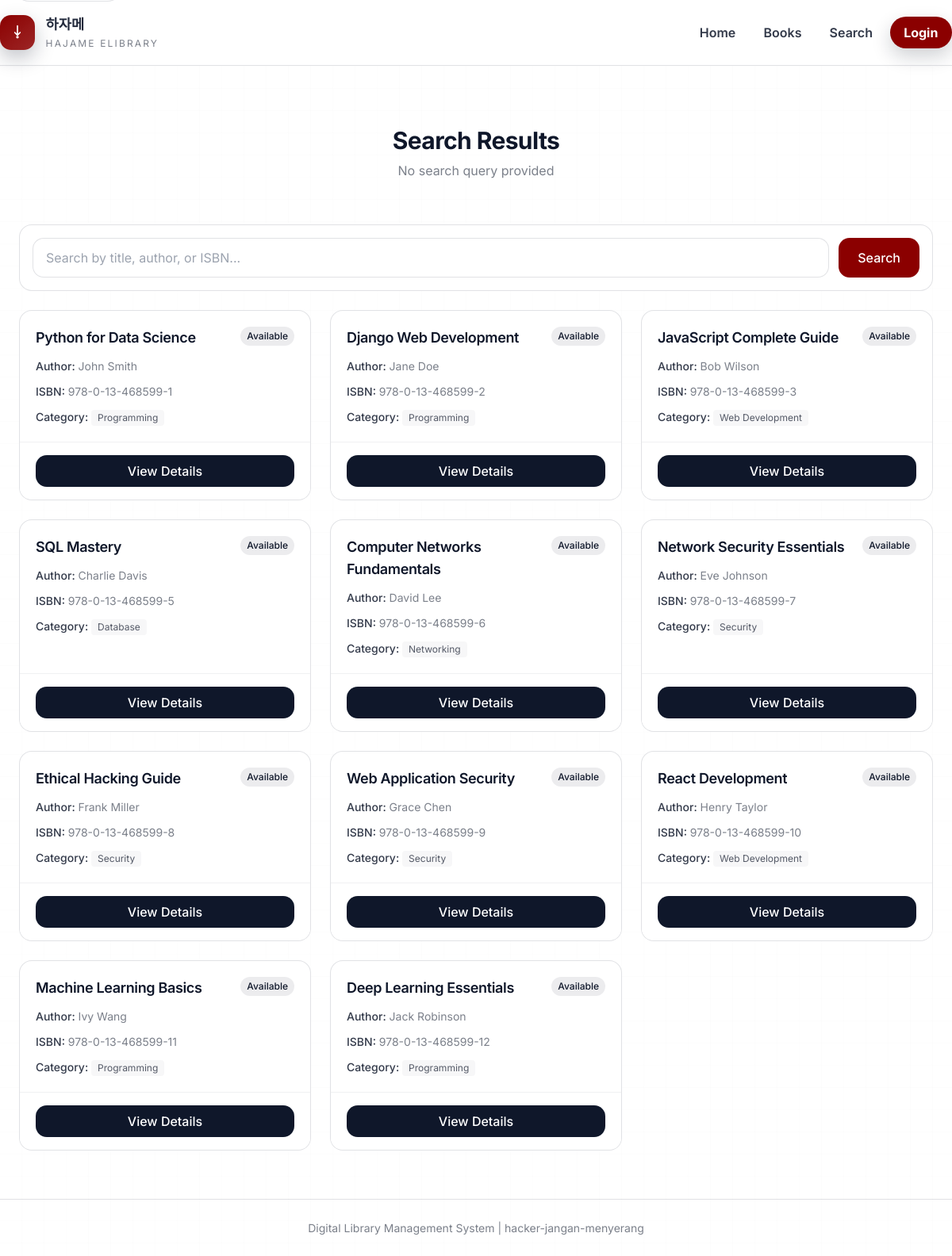
/books/search/, run on the app's committed database.
### main/models.py (models this page shows, shortened)
class Book(models.Model):
    class Status(models.TextChoices):
        AVAILABLE = 'available', 'Available'
        NOT_AVAILABLE = 'not_available', 'Not Available'
    title = models.CharField(max_length=255)
    author = models.CharField(max_length=255)
    isbn = models.CharField(
        max_length=20,
        validators=[RegexValidator(
            regex=r'^[0-9\-]+$',
            message='ISBN can only contain numbers and hyphens'
        )]
    )
    description = models.TextField(blank=True)
    status = models.CharField(
        max_length=20,
        choices=Status.choices,
        default=Status.AVAILABLE
    )
    ebook_file = models.FileField(
        upload_to='ebooks/',
        blank=True,
        null=True
    )
    category = models.ForeignKey(
        Category,
        on_delete=models.SET_NULL,
        null=True,
        related_name='books'
    )
    is_deleted = models.BooleanField(default=False)
    created_by = models.ForeignKey(
        User,
        on_delete=models.SET_NULL,
        null=True,
        related_name='books_created'
    )
    created_at = models.DateTimeField(auto_now_add=True)
    updated_at = models.DateTimeField(auto_now=True)
    class Meta:
        db_table = 'books'

class Category(models.Model):
    name = models.CharField(
        max_length=100,
        validators=[RegexValidator(
            regex=r'^[a-zA-Z0-9\s\-]+$',
            message='Category name can only contain letters, numbers, spaces, and hyphens'
        )]
    )
    description = models.TextField(blank=True)
    created_at = models.DateTimeField(auto_now_add=True)
    updated_at = models.DateTimeField(auto_now=True)
    class Meta:
        db_table = 'categories'
        verbose_name_plural = 'Categories'

### main/search_views.py (the view)
# urls.py: path('books/search/', search_views.search_books, name='search_books'),
def search_books(request):
    query = request.GET.get('q', '').strip()
    books = Book.objects.filter(
        Q(title__icontains=query) |
        Q(author__icontains=query) |
        Q(isbn__icontains=query),
        is_deleted=False,
        status='available'
    ).select_related('category')[:20]
    results = [
        {
            'id': book.id,
            'title': book.title,
            'author': book.author,
            'isbn': book.isbn,
            'status': book.status,
            'category': book.category.name if book.category else None
        }
        for book in books
    ]
    if request.headers.get('Accept') == 'application/json':
        return JsonResponse({'books': results, 'count': len(results)})
    return render(request, 'main/search_results.html', {
        'books': books,
        'query': query,
        'count': len(results)
    })

### main/templates/main/search_results.html (shortened to what this page needs)
{% extends 'main/base.html' %}
{% block content %}
<div class="space-y-6">
    <div class="text-center py-8">
        <h2 class="text-3xl font-bold text-slate-900 mb-2">Search Results</h2>
        <p class="text-slate-500">
            {% if query %}
                Found <span class="font-semibold text-red-800">{{ count }}</span> book(s) for "<span class="font-medium">{{ query }}</span>"
            {% else %}
                No search query provided
            {% endif %}
        </p>
    </div>
    <form action="{% url 'main:search_books' %}" method="get" class="bg-slate-50 rounded-xl p-4 border border-slate-200 flex gap-3">
        <input
            type="text"
            name="q"
            value="{{ query }}"
            placeholder="Search by title, author, or ISBN..."
            class="flex-1 px-4 py-3 rounded-lg border border-slate-300 focus:border-red-700 focus:ring-2 focus:ring-red-700/20 outline-none transition-all"
        >
        <button
            type="submit"
            class="px-6 py-3 bg-red-800 text-white font-medium rounded-lg hover:bg-red-900 transition-colors"
        >
            Search
        </button>
    </form>
    {% if books %}
        <div class="grid grid-cols-1 md:grid-cols-2 lg:grid-cols-3 gap-6">
            {% for book in books %}
                <div class="bg-white rounded-xl border border-slate-200 overflow-hidden hover:shadow-xl hover:-translate-y-1 transition-all duration-300 group flex flex-col">
                    <div class="p-5 space-y-3 flex-1">
                        <div class="flex items-start justify-between gap-2">
                            <h3 class="text-lg font-semibold text-slate-900 group-hover:text-red-800 transition-colors line-clamp-2">
                                {{ book.title }}
                            </h3>
                            {% if book.status == 'available' %}
                                <span class="shrink-0 px-2 py-1 text-xs font-medium bg-green-100 text-green-700 rounded-full">
                                    Available
                                </span>
                            {% else %}
                                <span class="shrink-0 px-2 py-1 text-xs font-medium bg-red-100 text-red-700 rounded-full">
                                    Borrowed
                                </span>
                            {% endif %}
                        </div>
                        <p class="text-sm text-slate-500">
                            <span class="font-medium text-slate-700">Author:</span> {{ book.author }}
                        </p>
                        <p class="text-sm text-slate-500">
                            <span class="font-medium text-slate-700">ISBN:</span> {{ book.isbn }}
                        </p>
                        <p class="text-sm text-slate-500">
                            <span class="font-medium text-slate-700">Category:</span>
                            <span class="inline-block px-2 py-0.5 bg-slate-100 text-slate-600 rounded text-xs">
                                {{ book.category.name|default:"Uncategorized" }}
                            </span>
                        </p>
                    </div>
                    <div class="px-5 py-4 bg-slate-50 border-t border-slate-100">
                        <a
                            href="{% url 'main:book_detail' book.id %}"
                            class="block w-full text-center px-4 py-2 bg-slate-900 text-white font-medium rounded-lg hover:bg-red-800 transition-colors"
                        >
                            View Details
                        </a>
                    </div>
                </div>
            {% endfor %}
        </div>
    {% endif %}
</div>
{% endblock %}

### static/css/style.css (style rules this page uses)
:root { --paper-50: #ffffff; --paper-100: rgba(15, 23, 42, 0.03); --paper-200: rgba(15, 23, 42, 0.06); --paper-300: rgba(15, 23, 42, 0.1); --ink-900: #0f172a; --ink-800: rgba(15, 23, 42, 0.92); --ink-700: rgba(15, 23, 42, 0.85); --ink-600: rgba(15, 23, 42, 0.7); --ink-500: rgba(15, 23, 42, 0.55); --ink-400: rgba(15, 23, 42, 0.42); --ink-300: rgba(15, 23, 42, 0.3); --accent-900: #8b0000; --accent-800: #8b0000; --accent-700: #8b0000; --accent-600: rgba(139, 0, 0, 0.85); --accent-200: rgba(139, 0, 0, 0.18); --accent-100: rgba(139, 0, 0, 0.08); --teal-700: var(--ink-900); --teal-100: rgba(15, 23, 42, 0.08); --gold-700: var(--accent-700); --gold-100: rgba(139, 0, 0, 0.08); --blue-700: var(--ink-900); --blue-100: rgba(15, 23, 42, 0.08); --line: rgba(15, 23, 42, 0.12); --line-soft: rgba(15, 23, 42, 0.06); --shadow-soft: 0 12px 30px rgba(15, 23, 42, 0.12); --shadow-strong: 0 24px 60px rgba(15, 23, 42, 0.18); --radius-lg: 22px; --radius-md: 16px; --container-max: 1200px; --spacing: 24px; --font-display: 'Inter', sans-serif; --font-body: 'Inter', sans-serif; }
*, *::before, *::after { box-sizing: border-box; margin: 0; padding: 0; }
html { scroll-behavior: smooth; }
body { font-family: var(--font-body); color: var(--ink-900); background: #ffffff; background-image: radial-gradient(600px 320px at 10% -10%, rgba(139, 0, 0, 0.08), transparent 60%), radial-gradient(700px 360px at 90% -12%, rgba(15, 23, 42, 0.08), transparent 60%); line-height: 1.6; min-height: 100vh; position: relative; }
body::before { content: ''; position: fixed; inset: 0; background-image: linear-gradient(transparent 94%, rgba(15, 23, 42, 0.04) 96%), linear-gradient(90deg, transparent 94%, rgba(15, 23, 42, 0.04) 96%); background-size: 28px 28px; opacity: 0.2; pointer-events: none; z-index: 0; }
body::after { content: ''; position: fixed; inset: -20% -10% auto; height: 60vh; background: radial-gradient(60% 80% at 50% 0%, rgba(255, 255, 255, 0.8), transparent 70%); pointer-events: none; z-index: 0; }
a { color: var(--ink-800); text-decoration: none; transition: color 0.2s ease, background 0.2s ease, border-color 0.2s ease; }
h1, h2, h3, h4, h5, h6 { font-family: var(--font-display); letter-spacing: -0.02em; color: var(--ink-900); line-height: 1.15; }
p { margin-bottom: 1rem; }
button, input, select, textarea { font-family: var(--font-body); }
input, select, textarea { background: rgba(255, 255, 255, 0.85); border: 1px solid var(--line); border-radius: 12px; padding: 0.75rem 1rem; transition: border-color 0.2s ease, box-shadow 0.2s ease; }
.bg-slate-900 { background: var(--ink-900) !important; }
.bg-slate-50 { background: var(--paper-50) !important; }
.bg-slate-100 { background: var(--paper-100) !important; }
.bg-white { background: #ffffff !important; }
.text-slate-900 { color: var(--ink-900) !important; }
.text-slate-800 { color: var(--ink-800) !important; }
.text-slate-700 { color: var(--ink-700) !important; }
.text-slate-600 { color: var(--ink-600) !important; }
.text-slate-500 { color: var(--ink-500) !important; }
.border-slate-100 { border-color: var(--line-soft) !important; }
.border-slate-200 { border-color: var(--line) !important; }
.border-slate-300 { border-color: var(--line) !important; }
.bg-red-800 { background: var(--accent-700) !important; }
.bg-green-100 { background: var(--teal-100) !important; }
.text-green-700 { color: var(--ink-900) !important; }
.rounded-xl { border-radius: var(--radius-md) !important; }
.rounded-lg { border-radius: 14px !important; }
.text-center { text-align: center; }
.mb-2 { margin-bottom: 1rem; }

### data on the page
Book: title "Python for Data Science", status "Available", author "John Smith", isbn "978-0-13-468599-1", category.name "Programming"
Book: title "Django Web Development", status "Available", author "Jane Doe", isbn "978-0-13-468599-2", category.name "Programming"
Book: title "JavaScript Complete Guide", status "Available", author "Bob Wilson", isbn "978-0-13-468599-3", category.name "Web Development"
Book: title "SQL Mastery", status "Available", author "Charlie Davis", isbn "978-0-13-468599-5", category.name "Database"
Book: title "Computer Networks Fundamentals", status "Available", author "David Lee", isbn "978-0-13-468599-6", category.name "Networking"
Book: title "Network Security Essentials", status "Available", author "Eve Johnson", isbn "978-0-13-468599-7", category.name "Security"
Book: title "Ethical Hacking Guide", status "Available", author "Frank Miller", isbn "978-0-13-468599-8", category.name "Security"
Book: title "Web Application Security", status "Available", author "Grace Chen", isbn "978-0-13-468599-9", category.name "Security"
Book: title "React Development", status "Available", author "Henry Taylor", isbn "978-0-13-468599-10", category.name "Web Development"
Book: title "Machine Learning Basics", status "Available", author "Ivy Wang", isbn "978-0-13-468599-11", category.name "Programming"
Book: title "Deep Learning Essentials", status "Available", author "Jack Robinson", isbn "978-0-13-468599-12", category.name "Programming"
